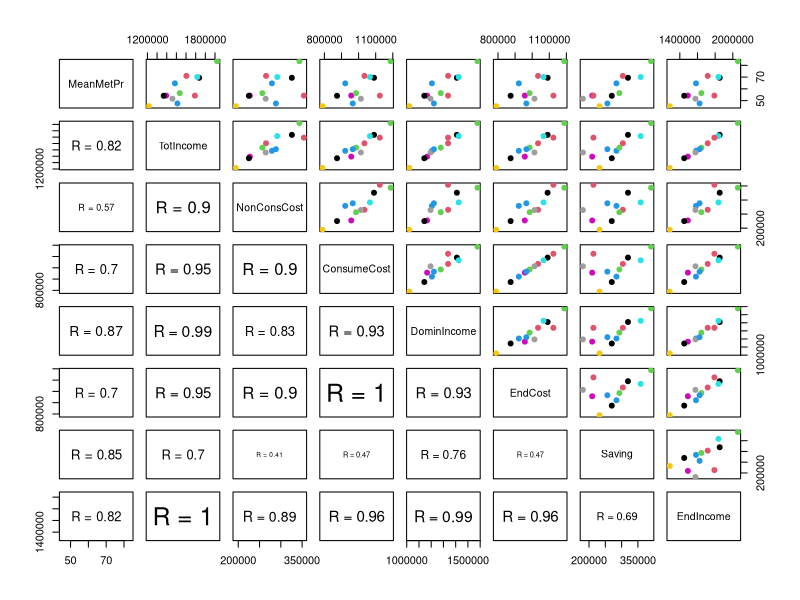
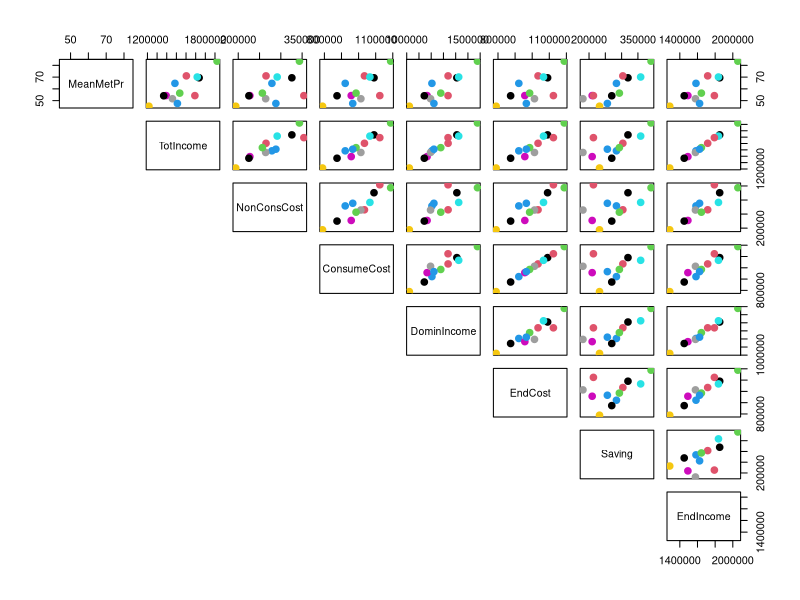
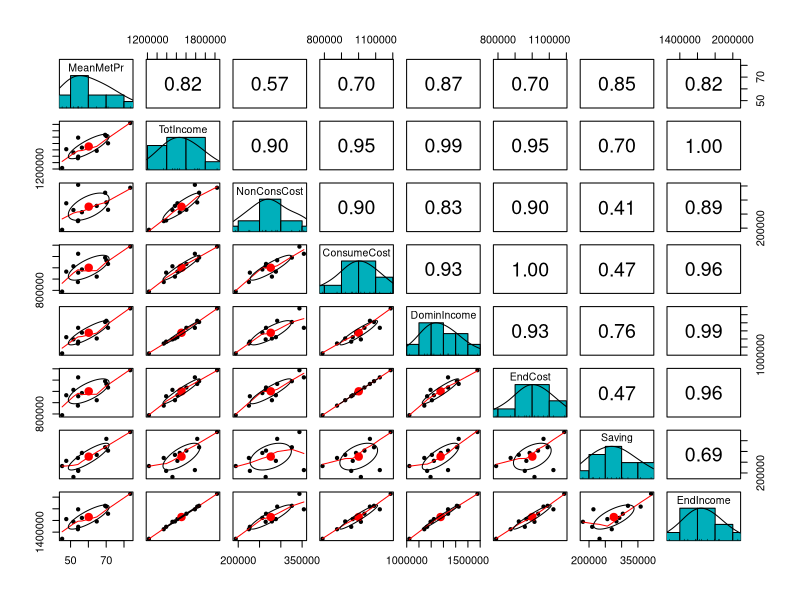
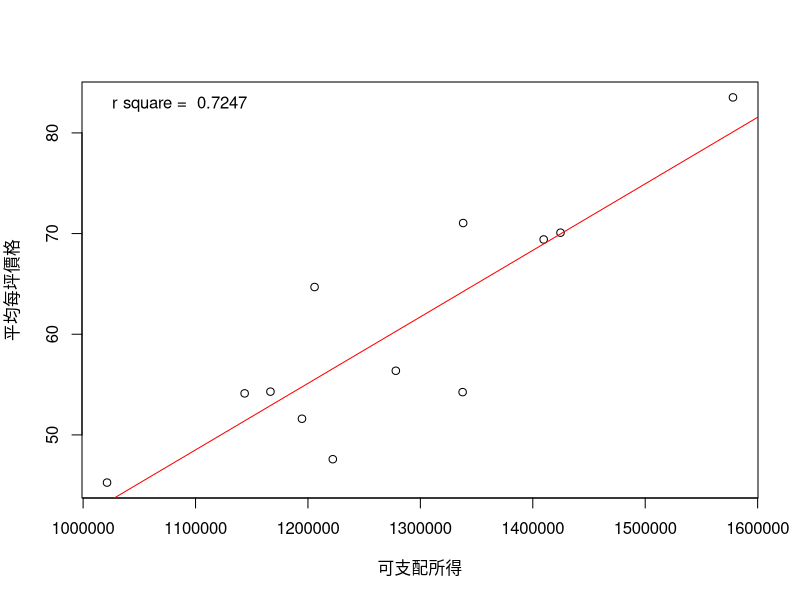
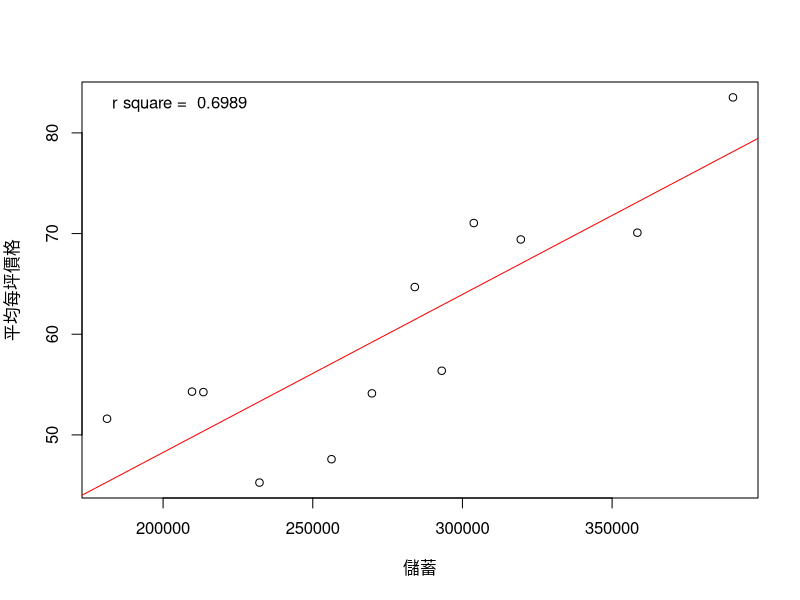
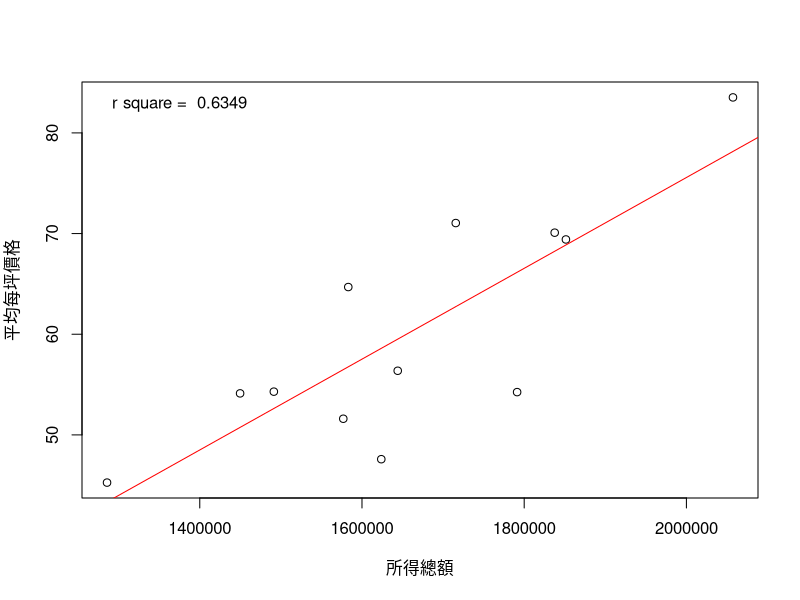

The R script that drew these images, in order:
rm(list = ls())

allData <- read.csv("SinyiClean.csv")
AreaList <- c("松山區","信義區","大安區","中山區","中正區","大同區","萬華區","文山區","南港區","內湖區","士林區","北投區")
AreaIndex <- data.frame(Index=1:12, Area=AreaList)

# calculate mean MetPr
All12 = allData[allData$TotPr<12000,] # cut extreme values
meanPrice <- data.frame("Area"=c(1:12),"MeanMetPr"=0)
for (i in 1:nrow(meanPrice)){
  target <- All12[(All12$Area == i),]
  meanPrice$MeanMetPr[i] <- mean(target$MetPr,na.rm=TRUE)
}

# Correlation: MeanMetPr to avgConsume
aIncome <- read.csv("aIncome.csv")
FINAL <- merge(aIncome, meanPrice, by="Area")

#write.csv(FINAL,"SinyiDist.csv")

col_title <- c("行政區","年","所得收入總計","非消費支出","消費支出","可支配所得","最終消費支出","儲蓄","所得總額","平均每坪價格")

# OVERALL plot complicated
  # Correlation panel
panel.cor <- function(x, y){
  usr <- par("usr"); on.exit(par(usr))
  par(usr = c(0, 1, 0, 1))
  r <- round(cor(x, y), digits=2)
  txt <- paste0("R = ", r)
  cex.cor <- 0.8/strwidth(txt)
  text(0.5, 0.5, txt, cex = cex.cor * r)
}
  # Customize upper panel
my_cols <- c(1:12)
upper.panel<-function(x, y){
  points(x,y, pch = 19, col = my_cols[FINAL$Area])
}
  # Create the plots
pairs(FINAL[,c(10,3:9)], 
      lower.panel = panel.cor,
      upper.panel = upper.panel)

# OVERALL plot simple
pairs(FINAL[,c(10,3:9)],pch=20, cex=2, col = my_cols[FINAL$Area], lower.panel = NULL)


# Another OVERALL plot
library(psych)
pairs.panels(FINAL[,c(10,3:9)], 
             method = "pearson", # correlation method
             hist.col = "#00AFBB",
             density = TRUE,  # show density plots
             ellipses = TRUE # show correlation ellipses
)


# 3 highest correlated

  # plot MeanMetPr to DominIncome
x_lab=col_title[grep("DominIncome", colnames(FINAL))]
y_lab=col_title[grep("MeanMetPr", colnames(FINAL))]
DF <- data.frame(VAR1=FINAL$DominIncome, VAR2=FINAL$MeanMetPr)
with(DF, plot(VAR1, VAR2, xlab=x_lab, ylab=y_lab))
abline(fit <- lm(VAR2 ~ VAR1, data=DF), col='red')
legend("topleft", bty="n", legend=paste("r square = ", format(summary(fit)$adj.r.squared, digits=4)))

  # plot MeanMetPr to Saving
x_lab=col_title[grep("Saving", colnames(FINAL))]
y_lab=col_title[grep("MeanMetPr", colnames(FINAL))]
DF <- data.frame(VAR1=FINAL$Saving, VAR2=FINAL$MeanMetPr)
with(DF, plot(VAR1, VAR2, xlab=x_lab, ylab=y_lab))
abline(fit <- lm(VAR2 ~ VAR1, data=DF), col='red')
legend("topleft", bty="n", legend=paste("r square = ", format(summary(fit)$adj.r.squared, digits=4)))

  # plot MeanMetPr to endIncome
x_lab=col_title[grep("EndIncome", colnames(FINAL))]
y_lab=col_title[grep("MeanMetPr", colnames(FINAL))]
DF <- data.frame(VAR1=FINAL$EndIncome, VAR2=FINAL$MeanMetPr)
with(DF, plot(VAR1, VAR2, xlab=x_lab, ylab=y_lab))
abline(fit <- lm(VAR2 ~ VAR1, data=DF), col='red')
legend("topleft", bty="n", legend=paste("r square = ", format(summary(fit)$adj.r.squared, digits=4)))
